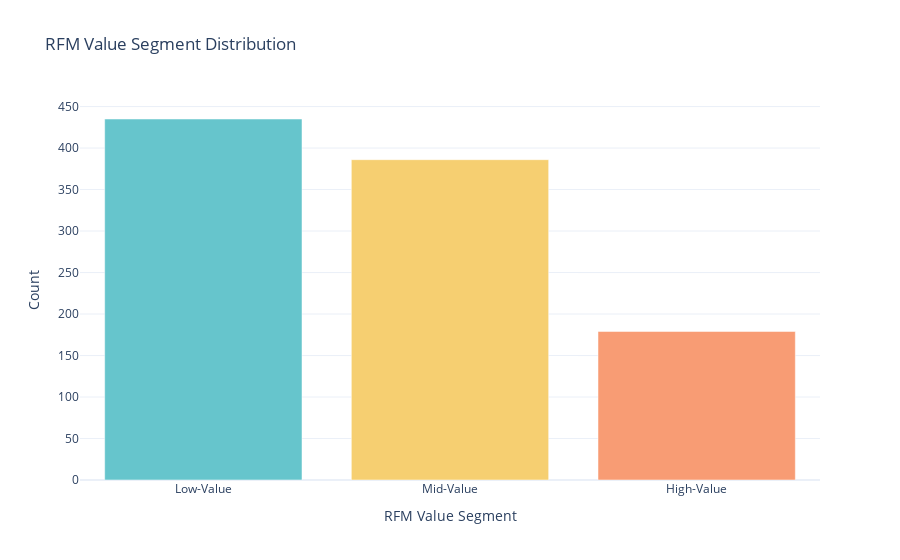
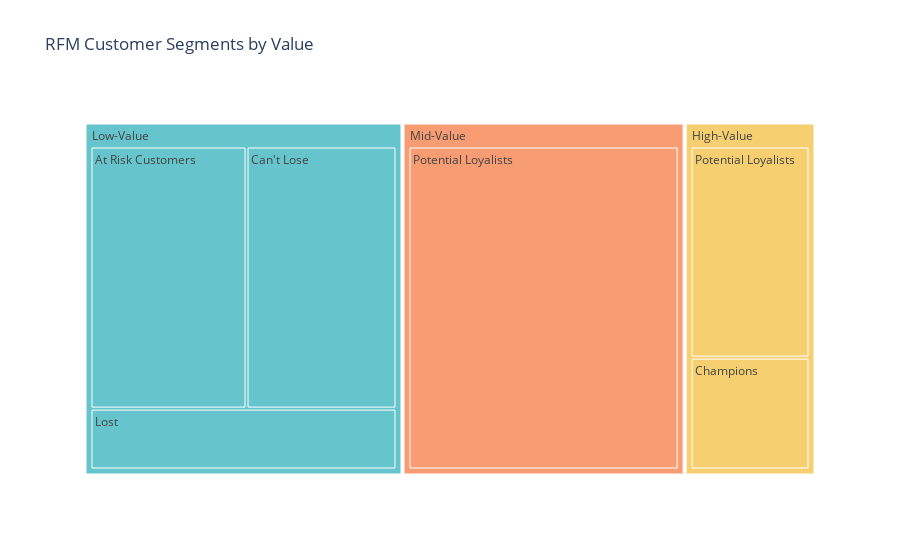
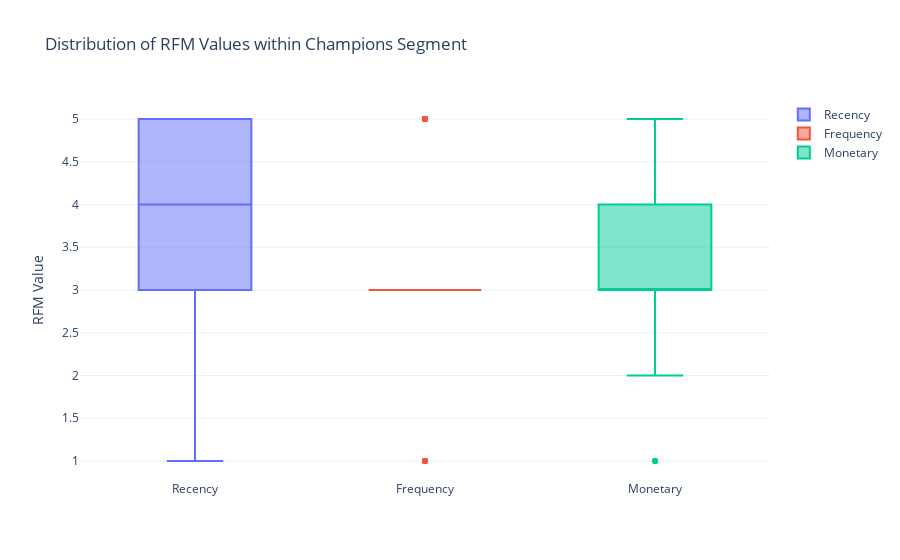
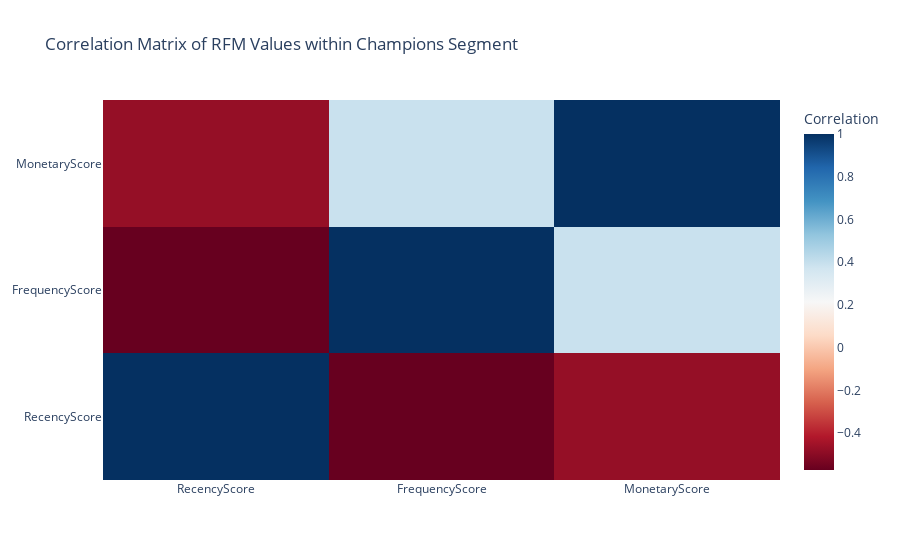

The notebook cell these images were saved under, in order:
### Markdown cell above
To build an analytics dashboard using Python, we can use the plotly dash framework. Dash is a productive Python framework for building web analytical applications. It’s built on top of Plotly.js and React.js.

It offers a simple interface for creating interactive, web-based dashboards. It is highly customizable and can produce very sophisticated and interactive dashboards. Dash applications are web servers running Flask and communicating JSON packets over HTTP requests.

To show you how to build an analytics dashboard, I’ll build an RFM Analytics dashboard.

### Code cell
import pandas as pd
import plotly.express as px
import plotly.io as pio
import plotly.graph_objects as go
pio.templates.default = "plotly_white"

data = pd.read_csv("rfm_data.csv")
print(data.head())

from datetime import datetime

# Convert 'PurchaseDate' to datetime
data['PurchaseDate'] = pd.to_datetime(data['PurchaseDate'])

# Calculate Recency
data['Recency'] = (datetime.now().date() - data['PurchaseDate'].dt.date).dt.days

# Calculate Frequency
frequency_data = data.groupby('CustomerID')['OrderID'].count().reset_index()
frequency_data.rename(columns={'OrderID': 'Frequency'}, inplace=True)
data = data.merge(frequency_data, on='CustomerID', how='left')

# Calculate Monetary Value
monetary_data = data.groupby('CustomerID')['TransactionAmount'].sum().reset_index()
monetary_data.rename(columns={'TransactionAmount': 'MonetaryValue'}, inplace=True)
data = data.merge(monetary_data, on='CustomerID', how='left')

# Define scoring criteria for each RFM value
recency_scores = [5, 4, 3, 2, 1]  # Higher score for lower recency (more recent)
frequency_scores = [1, 2, 3, 4, 5]  # Higher score for higher frequency
monetary_scores = [1, 2, 3, 4, 5]  # Higher score for higher monetary value

# Calculate RFM scores
data['RecencyScore'] = pd.cut(data['Recency'], bins=5, labels=recency_scores)
data['FrequencyScore'] = pd.cut(data['Frequency'], bins=5, labels=frequency_scores)
data['MonetaryScore'] = pd.cut(data['MonetaryValue'], bins=5, labels=monetary_scores)

# Convert RFM scores to numeric type
data['RecencyScore'] = data['RecencyScore'].astype(int)
data['FrequencyScore'] = data['FrequencyScore'].astype(int)
data['MonetaryScore'] = data['MonetaryScore'].astype(int)

# Calculate RFM score by combining the individual scores
data['RFM_Score'] = data['RecencyScore'] + data['FrequencyScore'] + data['MonetaryScore']

# Create RFM segments based on the RFM score
segment_labels = ['Low-Value', 'Mid-Value', 'High-Value']
data['Value Segment'] = pd.qcut(data['RFM_Score'], q=3, labels=segment_labels)

# RFM Segment Distribution
segment_counts = data['Value Segment'].value_counts().reset_index()
segment_counts.columns = ['Value Segment', 'Count']

# Define the pastel color palette
pastel_colors = px.colors.qualitative.Pastel

# Create the bar chart with pastel colors
fig_segment_dist = px.bar(segment_counts, x='Value Segment', y='Count',
                          color='Value Segment', color_discrete_sequence=pastel_colors,
                          title='RFM Value Segment Distribution')

# Update the layout
fig_segment_dist.update_layout(xaxis_title='RFM Value Segment',
                              yaxis_title='Count',
                              showlegend=False)

# Show the figure
fig_segment_dist.show()

# Create a new column for RFM Customer Segments
data['RFM Customer Segments'] = ''

# Assign RFM segments based on the RFM score
data.loc[data['RFM_Score'] >= 9, 'RFM Customer Segments'] = 'Champions'
data.loc[(data['RFM_Score'] >= 6) & (data['RFM_Score'] < 9), 'RFM Customer Segments'] = 'Potential Loyalists'
data.loc[(data['RFM_Score'] >= 5) & (data['RFM_Score'] < 6), 'RFM Customer Segments'] = 'At Risk Customers'
data.loc[(data['RFM_Score'] >= 4) & (data['RFM_Score'] < 5), 'RFM Customer Segments'] = "Can't Lose"
data.loc[(data['RFM_Score'] >= 3) & (data['RFM_Score'] < 4), 'RFM Customer Segments'] = "Lost"

segment_product_counts = data.groupby(['Value Segment', 'RFM Customer Segments']).size().reset_index(name='Count')

segment_product_counts = segment_product_counts.sort_values('Count', ascending=False)

fig_treemap_segment_product = px.treemap(segment_product_counts,
                                         path=['Value Segment', 'RFM Customer Segments'],
                                         values='Count',
                                         color='Value Segment', color_discrete_sequence=px.colors.qualitative.Pastel,
                                         title='RFM Customer Segments by Value')
fig_treemap_segment_product.show()

# Filter the data to include only the customers in the Champions segment
champions_segment = data[data['RFM Customer Segments'] == 'Champions']

champions_segment_fig = go.Figure()
champions_segment_fig.add_trace(go.Box(y=champions_segment['RecencyScore'], name='Recency'))
champions_segment_fig.add_trace(go.Box(y=champions_segment['FrequencyScore'], name='Frequency'))
champions_segment_fig.add_trace(go.Box(y=champions_segment['MonetaryScore'], name='Monetary'))

champions_segment_fig.update_layout(title='Distribution of RFM Values within Champions Segment',
                  yaxis_title='RFM Value',
                  showlegend=True)

champions_segment_fig.show()

correlation_matrix = champions_segment[['RecencyScore', 'FrequencyScore', 'MonetaryScore']].corr()

# Visualize the correlation matrix using a heatmap
fig_corr_heatmap = go.Figure(data=go.Heatmap(
                   z=correlation_matrix.values,
                   x=correlation_matrix.columns,
                   y=correlation_matrix.columns,
                   colorscale='RdBu',
                   colorbar=dict(title='Correlation')))

fig_corr_heatmap.update_layout(title='Correlation Matrix of RFM Values within Champions Segment')

fig_corr_heatmap.show()

import plotly.colors

pastel_colors = plotly.colors.qualitative.Pastel

segment_counts = data['RFM Customer Segments'].value_counts()

# Create a bar chart to compare segment counts
comparison_fig = go.Figure(data=[go.Bar(x=segment_counts.index, y=segment_counts.values,
                            marker=dict(color=pastel_colors))])

# Set the color of the Champions segment as a different color
champions_color = 'rgb(158, 202, 225)'
comparison_fig.update_traces(marker_color=[champions_color if segment == 'Champions' else pastel_colors[i]
                                for i, segment in enumerate(segment_counts.index)],
                  marker_line_color='rgb(8, 48, 107)',
                  marker_line_width=1.5, opacity=0.6)

# Update the layout
comparison_fig.update_layout(title='Comparison of RFM Segments',
                  xaxis_title='RFM Segments',
                  yaxis_title='Number of Customers',
                  showlegend=False)

# Show the figure
comparison_fig.show()

# Calculate the average Recency, Frequency, and Monetary scores for each segment
segment_scores = data.groupby('RFM Customer Segments')['RecencyScore', 'FrequencyScore', 'MonetaryScore'].mean().reset_index()

# Create a grouped bar chart to compare segment scores
fig = go.Figure()

# Add bars for Recency score
fig.add_trace(go.Bar(
    x=segment_scores['RFM Customer Segments'],
    y=segment_scores['RecencyScore'],
    name='Recency Score',
    marker_color='rgb(158,202,225)'
))

# Add bars for Frequency score
fig.add_trace(go.Bar(
    x=segment_scores['RFM Customer Segments'],
    y=segment_scores['FrequencyScore'],
    name='Frequency Score',
    marker_color='rgb(94,158,217)'
))

# Add bars for Monetary score
fig.add_trace(go.Bar(
    x=segment_scores['RFM Customer Segments'],
    y=segment_scores['MonetaryScore'],
    name='Monetary Score',
    marker_color='rgb(32,102,148)'
))

# Update the layout
fig.update_layout(
    title='Comparison of RFM Segments based on Recency, Frequency, and Monetary Scores',
    xaxis_title='RFM Segments',
    yaxis_title='Score',
    barmode='group',
    showlegend=True
)

fig.show()

### Figure 1 — Plotly figure (JSON) as saved in the notebook; plotly's stock layout.template omitted (floating-point values rounded to 4 significant figures)
{"data": [{"alignmentgroup": "True", "hovertemplate": "Value Segment=%{x}<br>Count=%{y}<extra></extra>", "legendgroup": "Low-Value", "marker": {"color": "rgb(102, 197, 204)", "pattern": {"shape": ""}}, "name": "Low-Value", "offsetgroup": "Low-Value", "orientation": "v", "showlegend": true, "textposition": "auto", "type": "bar", "x": ["Low-Value"], "xaxis": "x", "y": [435], "yaxis": "y"}, {"alignmentgroup": "True", "hovertemplate": "Value Segment=%{x}<br>Count=%{y}<extra></extra>", "legendgroup": "Mid-Value", "marker": {"color": "rgb(246, 207, 113)", "pattern": {"shape": ""}}, "name": "Mid-Value", "offsetgroup": "Mid-Value", "orientation": "v", "showlegend": true, "textposition": "auto", "type": "bar", "x": ["Mid-Value"], "xaxis": "x", "y": [386], "yaxis": "y"}, {"alignmentgroup": "True", "hovertemplate": "Value Segment=%{x}<br>Count=%{y}<extra></extra>", "legendgroup": "High-Value", "marker": {"color": "rgb(248, 156, 116)", "pattern": {"shape": ""}}, "name": "High-Value", "offsetgroup": "High-Value", "orientation": "v", "showlegend": true, "textposition": "auto", "type": "bar", "x": ["High-Value"], "xaxis": "x", "y": [179], "yaxis": "y"}], "layout": {"barmode": "relative", "legend": {"title": {"text": "Value Segment"}, "tracegroupgap": 0}, "showlegend": false, "title": {"text": "RFM Value Segment Distribution"}, "xaxis": {"anchor": "y", "categoryarray": ["Low-Value", "Mid-Value", "High-Value"], "categoryorder": "array", "domain": [0, 1], "title": {"text": "RFM Value Segment"}}, "yaxis": {"anchor": "x", "domain": [0, 1], "title": {"text": "Count"}}}}

### Figure 2 — Plotly figure (JSON) as saved in the notebook; plotly's stock layout.template omitted (floating-point values rounded to 4 significant figures)
{"data": [{"branchvalues": "total", "customdata": [["Low-Value"], ["High-Value"], ["Low-Value"], ["Mid-Value"], ["High-Value"], ["Mid-Value"], ["High-Value"], ["Mid-Value"], ["Low-Value"], ["Mid-Value"], ["Low-Value"], ["High-Value"], ["Low-Value"], ["Mid-Value"], ["High-Value"], ["Low-Value"], ["Mid-Value"], ["High-Value"]], "domain": {"x": [0, 1], "y": [0, 1]}, "hovertemplate": "labels=%{label}<br>Count=%{value}<br>parent=%{parent}<br>id=%{id}<br>Value Segment=%{customdata[0]}<extra></extra>", "ids": ["Low-Value/Can't Lose", "High-Value/Can't Lose", "Low-Value/Potential Loyalists", "Mid-Value/Potential Loyalists", "High-Value/Potential Loyalists", "Mid-Value/At Risk Customers", "High-Value/At Risk Customers", "Mid-Value/Can't Lose", "Low-Value/Champions", "Mid-Value/Champions", "Low-Value/At Risk Customers", "High-Value/Champions", "Low-Value/Lost", "Mid-Value/Lost", "High-Value/Lost", "Low-Value", "Mid-Value", "High-Value"], "labels": ["Can't Lose", "Can't Lose", "Potential Loyalists", "Potential Loyalists", "Potential Loyalists", "At Risk Customers", "At Risk Customers", "Can't Lose", "Champions", "Champions", "At Risk Customers", "Champions", "Lost", "Lost", "Lost", "Low-Value", "Mid-Value", "High-Value"], "marker": {"colors": ["rgb(102, 197, 204)", "rgb(246, 207, 113)", "rgb(102, 197, 204)", "rgb(248, 156, 116)", "rgb(246, 207, 113)", "rgb(248, 156, 116)", "rgb(246, 207, 113)", "rgb(248, 156, 116)", "rgb(102, 197, 204)", "rgb(248, 156, 116)", "rgb(102, 197, 204)", "rgb(246, 207, 113)", "rgb(102, 197, 204)", "rgb(248, 156, 116)", "rgb(246, 207, 113)", "rgb(102, 197, 204)", "rgb(248, 156, 116)", "rgb(246, 207, 113)"]}, "name": "", "parents": ["Low-Value", "High-Value", "Low-Value", "Mid-Value", "High-Value", "Mid-Value", "High-Value", "Mid-Value", "Low-Value", "Mid-Value", "Low-Value", "High-Value", "Low-Value", "Mid-Value", "High-Value", "", "", ""], "type": "treemap", "values": [173, 0, 0, 386, 117, 0, 0, 0, 0, 0, 180, 62, 82, 0, 0, 435, 386, 179]}], "layout": {"legend": {"tracegroupgap": 0}, "title": {"text": "RFM Customer Segments by Value"}, "treemapcolorway": ["rgb(102, 197, 204)", "rgb(246, 207, 113)", "rgb(248, 156, 116)", "rgb(220, 176, 242)", "rgb(135, 197, 95)", "rgb(158, 185, 243)", "rgb(254, 136, 177)", "rgb(201, 219, 116)", "rgb(139, 224, 164)", "rgb(180, 151, 231)", "rgb(179, 179, 179)"]}}

### Figure 3 — Plotly figure (JSON) as saved in the notebook; plotly's stock layout.template omitted (floating-point values rounded to 4 significant figures)
{"data": [{"name": "Recency", "type": "box", "y": [1, 1, 2, 2, 2, 2, 2, 2, 2, 2, 3, 3, 3, 3, 3, 3, 3, 3, 3, 3, 3, 3, 3, 3, 3, 3, 4, 4, 4, 4, 4, 4, 4, 4, 4, 4, 5, 5, 5, 5, 5, 5, 5, 5, 5, 5, 5, 5, 5, 5, 5, 5, 5, 5, 5, 5, 5, 5, 5, 5, 5, 5]}, {"name": "Frequency", "type": "box", "y": [5, 5, 3, 5, 5, 3, 5, 3, 3, 5, 3, 3, 3, 3, 3, 3, 3, 3, 5, 3, 3, 3, 3, 3, 5, 3, 3, 3, 3, 3, 3, 3, 3, 3, 3, 3, 3, 3, 3, 3, 3, 3, 1, 3, 5, 1, 3, 3, 3, 3, 3, 1, 3, 3, 3, 1, 3, 3, 1, 3, 1, 1]}, {"name": "Monetary", "type": "box", "y": [5, 5, 4, 5, 3, 4, 3, 4, 4, 3, 4, 4, 3, 3, 3, 4, 3, 4, 5, 3, 4, 3, 3, 3, 5, 3, 2, 2, 2, 3, 3, 4, 4, 2, 2, 4, 3, 3, 4, 3, 4, 2, 3, 1, 5, 3, 3, 1, 1, 3, 3, 3, 3, 2, 3, 3, 3, 4, 3, 3, 3, 3]}], "layout": {"showlegend": true, "title": {"text": "Distribution of RFM Values within Champions Segment"}, "yaxis": {"title": {"text": "RFM Value"}}}}

### Figure 4 — Plotly figure (JSON) as saved in the notebook; plotly's stock layout.template omitted (floating-point values rounded to 4 significant figures)
{"data": [{"colorbar": {"title": {"text": "Correlation"}}, "colorscale": [[0, "rgb(103,0,31)"], [0.1, "rgb(178,24,43)"], [0.2, "rgb(214,96,77)"], [0.3, "rgb(244,165,130)"], [0.4, "rgb(253,219,199)"], [0.5, "rgb(247,247,247)"], [0.6, "rgb(209,229,240)"], [0.7, "rgb(146,197,222)"], [0.8, "rgb(67,147,195)"], [0.9, "rgb(33,102,172)"], [1, "rgb(5,48,97)"]], "type": "heatmap", "x": ["RecencyScore", "FrequencyScore", "MonetaryScore"], "y": ["RecencyScore", "FrequencyScore", "MonetaryScore"], "z": [[1, -0.5717, -0.4747], [-0.5717, 1, 0.3907], [-0.4747, 0.3907, 1]]}], "layout": {"title": {"text": "Correlation Matrix of RFM Values within Champions Segment"}}}
